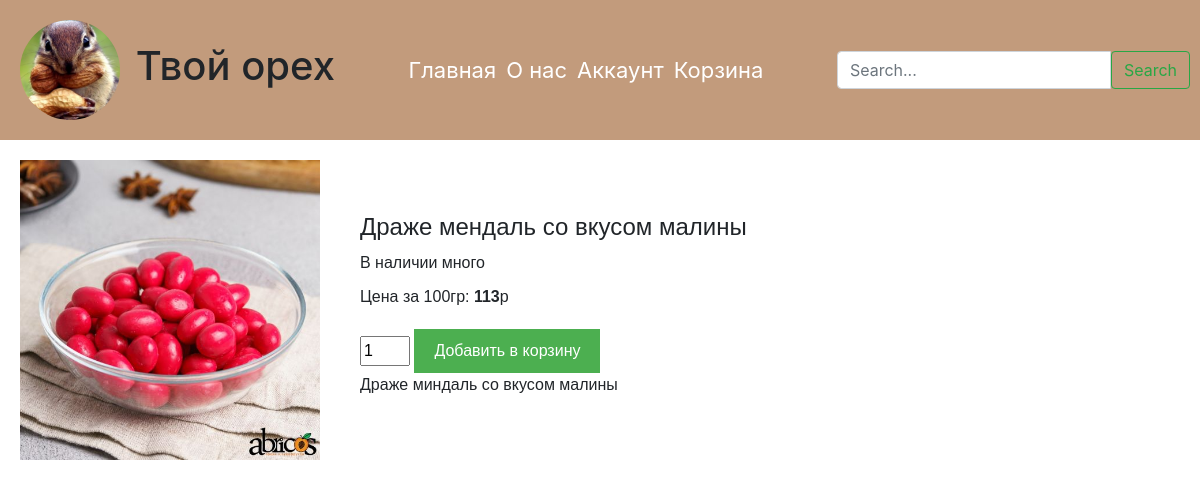
Page /product/3/ on the committed database.
### main/models.py (models this page shows, shortened)
class Product(models.Model):
    product_id = models.IntegerField(primary_key=True)
    product_name = models.TextField()
    product_bio = models.TextField()
    price = models.IntegerField()
    image = models.ImageField(upload_to='images/', blank=True)
    description = models.TextField(default='')
    class Meta:
        verbose_name = "Продукт"
        verbose_name_plural = "Продукты"

### main/views.py (the view)
# urls.py: path('product/<int:pk>/', ProductDetailView.as_view(), name='product_detail'),
class ProductDetailView(DetailView):
    model = Product
    template_name = 'products.html'
    context_object_name = 'product'
    def get_queryset(self):
        queryset = super().get_queryset()
        return queryset

### main/templates/products.html (shortened to what this page needs)
{% extends 'base.html' %}
  {% block content %}
  <div class="product-detail">
    <div class="product-image">
      <img src="{{ product.image.url }}" alt="{{ product.product_name }}">
    </div>
    <div class="product-info">
      <h3>{{ product.product_name }}</h3>
      <p>{{ product.product_bio }}</p>
      <p>Цена за 100гр: <span id="product-price" data-price="{{ product.price }}">{{ product.price }}</span>р</p>
      <div class="product-actions">
        <input type="number" name="quantity" id="quantity" value="1" min="1" onchange="updatePrice('{{ product.id }}', {{ product.price }})">
        <button class="add-to-cart">Добавить в корзину</button>
      </div>
      <p>{{ product.description }}</p>
    </div>
  </div>
  {% endblock %}

### main/static/styles.css (style rules this page uses)
.product-detail { display: flex; }
.product-image { flex: 0 0 300px; }
.product-info { flex: 1; padding-left: 20px; }
.product-actions { margin-top: 10px; }
.add-to-cart { margin-top: 10px; }
.product-detail { display: flex; justify-content: center; align-items: center; padding: 20px; }
.product-image { margin-right: 20px; }
.product-image img { max-width: 300px; height: auto; }
.product-info { font-family: Arial, sans-serif; }
.product-info h3 { font-size: 24px; margin-bottom: 10px; }
.product-info p { margin-bottom: 10px; }
.add-to-cart { background-color: #4CAF50; color: white; border: none; padding: 10px 20px; text-align: center; text-decoration: none; display: inline-block; font-size: 16px; cursor: pointer; }
#quantity { width: 50px; }
#product-price { font-weight: bold; }

### rows in the picture
Product: image (picture), product_name "Драже мендаль со вкусом малины", product_bio "В наличии много", price "113", description "Драже миндаль со вкусом малины"
